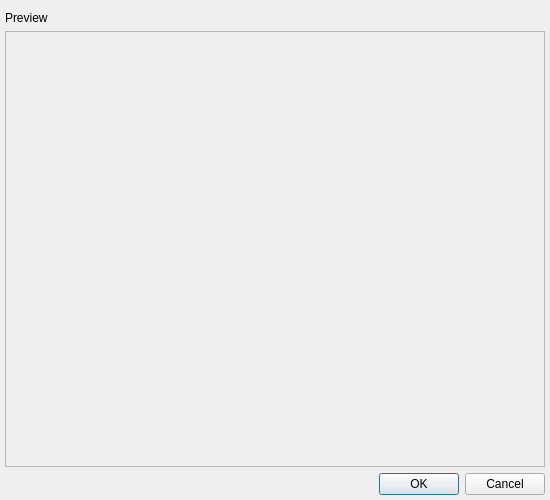
<?xml version="1.0" encoding="UTF-8"?>
<ui version="4.0">
 <class>StyleEditOptionsDialogClass</class>
 <widget class="QDialog" name="StyleEditOptionsDialogClass">
  <property name="geometry">
   <rect>
    <x>0</x>
    <y>0</y>
    <width>550</width>
    <height>500</height>
   </rect>
  </property>
  <layout class="QVBoxLayout" name="verticalLayout">
   <property name="margin">
    <number>5</number>
   </property>
   <item>
    <widget class="QWidget" name="wdtStyleSettings" native="true">
     <property name="sizePolicy">
      <sizepolicy hsizetype="Expanding" vsizetype="Preferred">
       <horstretch>0</horstretch>
       <verstretch>0</verstretch>
      </sizepolicy>
     </property>
    </widget>
   </item>
   <item>
    <widget class="QLabel" name="lblPreview">
     <property name="text">
      <string notr="true">Preview</string>
     </property>
     <property name="textFormat">
      <enum>Qt::RichText</enum>
     </property>
    </widget>
   </item>
   <item>
    <widget class="QFrame" name="frmStyleView">
     <property name="sizePolicy">
      <sizepolicy hsizetype="Expanding" vsizetype="Expanding">
       <horstretch>0</horstretch>
       <verstretch>0</verstretch>
      </sizepolicy>
     </property>
     <property name="frameShape">
      <enum>QFrame::StyledPanel</enum>
     </property>
     <property name="frameShadow">
      <enum>QFrame::Sunken</enum>
     </property>
    </widget>
   </item>
   <item>
    <widget class="QDialogButtonBox" name="dbbButtons">
     <property name="standardButtons">
      <set>QDialogButtonBox::Cancel|QDialogButtonBox::Ok</set>
     </property>
    </widget>
   </item>
  </layout>
 </widget>
 <layoutdefault spacing="6" margin="11"/>
 <resources/>
 <connections/>
</ui>
